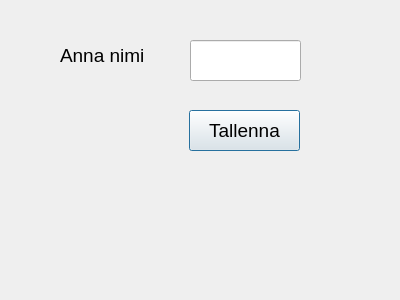
<?xml version="1.0" encoding="UTF-8"?>
<ui version="4.0">
 <class>Login</class>
 <widget class="QDialog" name="Login">
  <property name="geometry">
   <rect>
    <x>0</x>
    <y>0</y>
    <width>400</width>
    <height>300</height>
   </rect>
  </property>
  <property name="windowTitle">
   <string>Dialog</string>
  </property>
  <widget class="QPushButton" name="btnSave">
   <property name="geometry">
    <rect>
     <x>189</x>
     <y>110</y>
     <width>111</width>
     <height>41</height>
    </rect>
   </property>
   <property name="font">
    <font>
     <pointsize>14</pointsize>
    </font>
   </property>
   <property name="text">
    <string>Tallenna</string>
   </property>
  </widget>
  <widget class="QLabel" name="label">
   <property name="geometry">
    <rect>
     <x>60</x>
     <y>40</y>
     <width>91</width>
     <height>31</height>
    </rect>
   </property>
   <property name="font">
    <font>
     <pointsize>14</pointsize>
    </font>
   </property>
   <property name="text">
    <string>Anna nimi</string>
   </property>
  </widget>
  <widget class="QLineEdit" name="textName">
   <property name="geometry">
    <rect>
     <x>190</x>
     <y>40</y>
     <width>111</width>
     <height>41</height>
    </rect>
   </property>
   <property name="font">
    <font>
     <pointsize>14</pointsize>
    </font>
   </property>
  </widget>
 </widget>
 <resources/>
 <connections/>
</ui>
